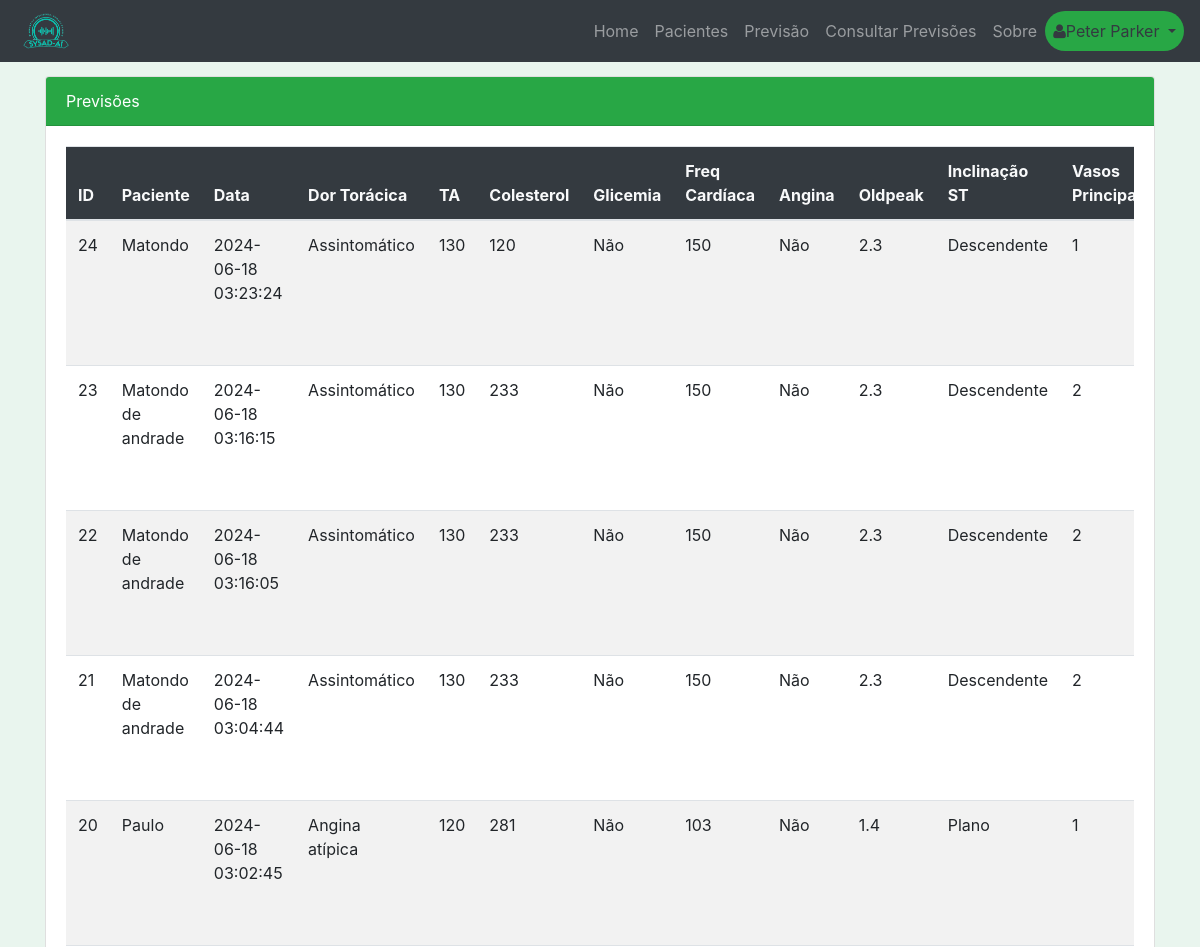
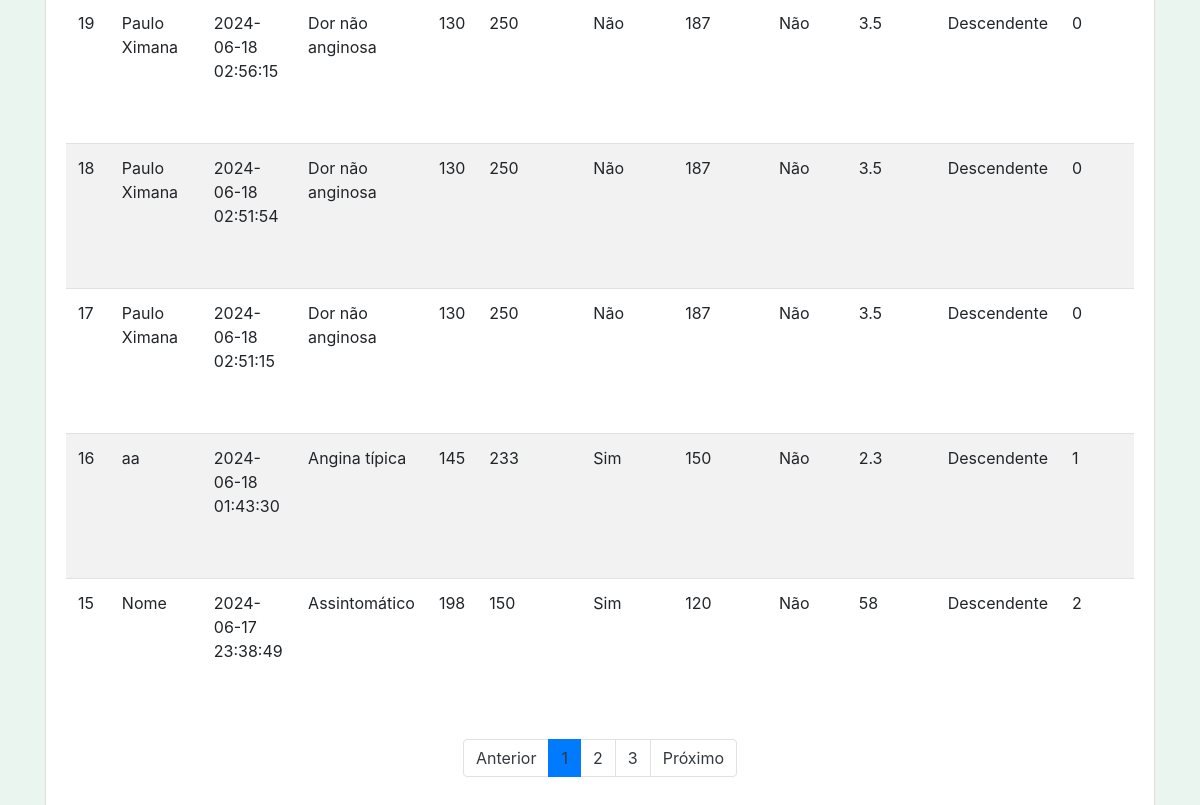
Before: /consultaPrevisao (signed in) with the older database file (2 pictures, top to bottom).
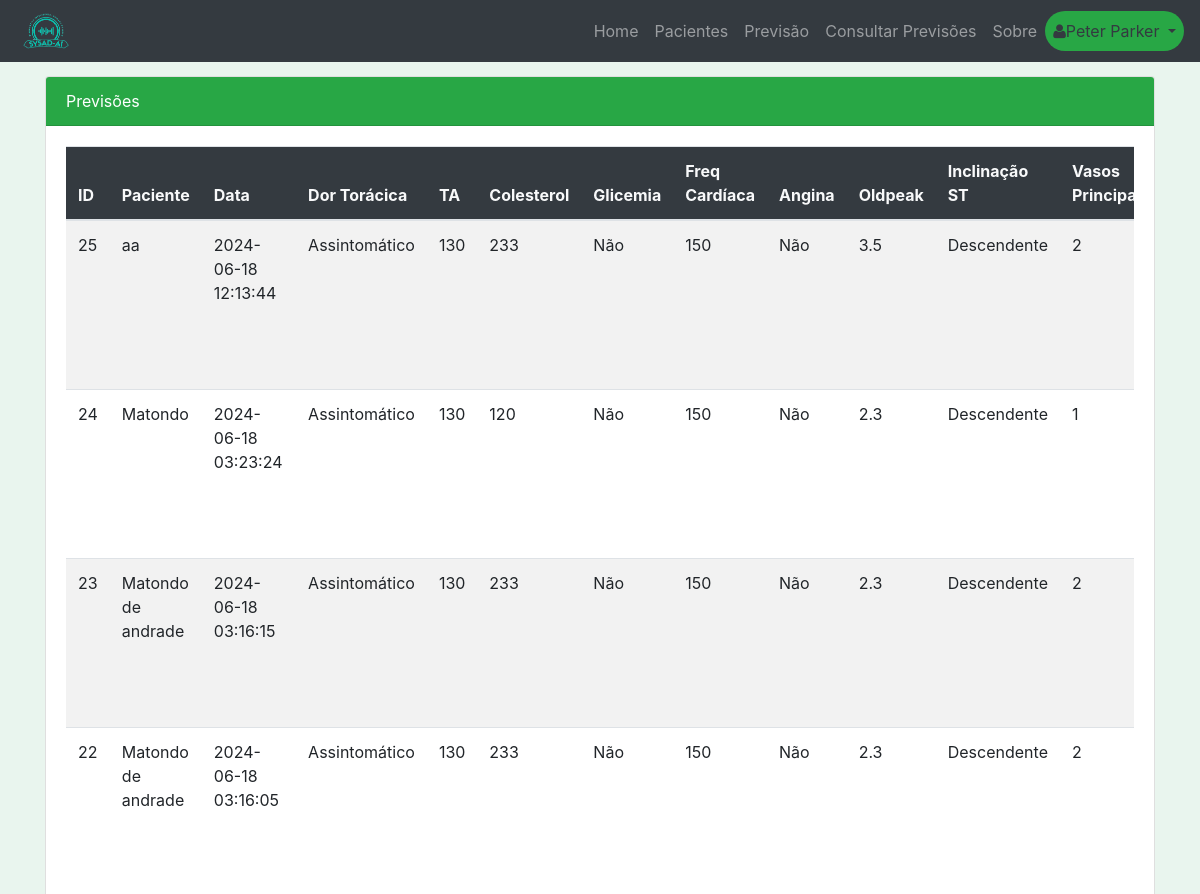
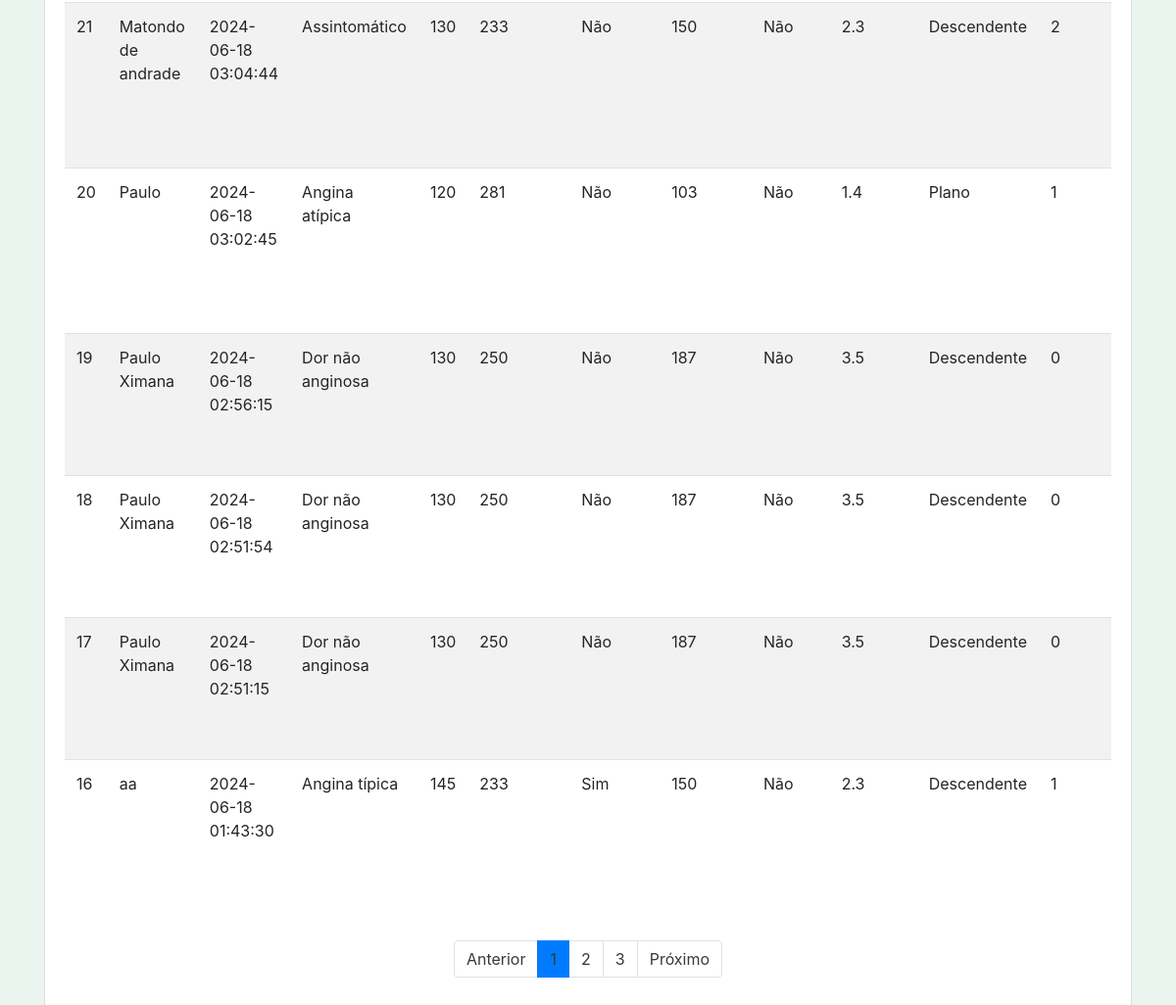
After: the same page with the newer database file (2 pictures, top to bottom).
### tables this page shows
CREATE TABLE "previsao" (
	"id"	INTEGER,
	"id_paciente"	INTEGER,
	"id_profissional"	INTEGER,
	"data"	DATETIME DEFAULT CURRENT_TIMESTAMP,
	"dor_toracica"	TEXT,
	"ta"	TEXT,
	"colesterol"	INTEGER,
	"glicemia"	TEXT,
	"resultados_eletrocardiograficos"	TEXT,
	"frequencia_cardiaca"	INTEGER,
	"angina"	TEXT,
	"oldpeak"	TEXT,
	"inclinacao_st"	TEXT,
	"num_vasos_principais"	INTEGER,
	"talassemia"	TEXT,
	"previsao"	TEXT,
	FOREIGN KEY("id_profissional") REFERENCES "profissional"("id"),
	PRIMARY KEY("id" AUTOINCREMENT),
	FOREIGN KEY("id_paciente") REFERENCES "paciente"("id")
);

CREATE TABLE "paciente" (
	"id"	INTEGER,
	"nome"	TEXT NOT NULL,
	"data_nascimento"	TEXT NOT NULL,
	"sexo"	TEXT NOT NULL,
	"endereco"	TEXT,
	"telefone"	TEXT,
	"email"	TEXT NOT NULL,
	"data_cadastro"	DATETIME DEFAULT CURRENT_TIMESTAMP,
	PRIMARY KEY("id" AUTOINCREMENT)
);

### app.py (the view)
@app.route('/consultaPrevisao')
def consultaPrevisao():
    if 'user_id' in session:
        user_id = session['user_id']
        db = get_db()
        cursor = db.cursor()
        page = request.args.get('page', 1, type=int)
        per_page = 10  # Número de registros por página
        offset = (page - 1) * per_page
        cursor.execute('''
            SELECT p.*, pa.nome AS paciente_nome, pa.id AS paciente_id, pa.data_nascimento, pa.sexo, pa.endereco, pa.telefone, pa.email
            FROM previsao p
            JOIN paciente pa ON p.id_paciente = pa.id
            WHERE p.id_profissional = ?
            ORDER BY p.id DESC
            LIMIT ? OFFSET ?
        ''', (user_id, per_page, offset))
        previsoes = cursor.fetchall()
        cursor.execute('''
            SELECT COUNT(*)
            FROM previsao p
            JOIN paciente pa ON p.id_paciente = pa.id
            WHERE p.id_profissional = ?
        ''', (user_id,))
        total_previsoes = cursor.fetchone()[0]
        total_pages = (total_previsoes + per_page - 1) // per_page
        return render_template('consultaPrevisao.html', previsoes=previsoes, page=page, total_pages=total_pages)
    return redirect(url_for('login'))

### app.py (called while the page is built)
def get_db():
    conn = sqlite3.connect(DATABASE)
    conn.row_factory = sqlite3.Row
    return conn

### templates/consultaPrevisao.html (shortened to what this page needs)
{% extends "base.html" %}
{% block content %}
<div class="card">
  <div class="card-header bg-success text-white">
    Previsões
  </div>
  <div class="card-body">
    {% if previsoes %}
    <table class="table table-striped table-hover table-responsive">
      <thead class="bg-dark text-light">
        <tr>
          <th>ID</th>
          <th>Paciente</th>
          <th>Data</th>
          <th>Dor Torácica</th>
          <th>TA</th>
          <th>Colesterol</th>
          <th>Glicemia</th>
          <th>Freq Cardíaca</th>
          <th>Angina</th>
          <th>Oldpeak</th>
          <th>Inclinação ST</th>
          <th>Vasos Principais</th>
        </tr>
      </thead>
      <tbody>
        {% for previsao in previsoes %}
        <tr>
          <td>{{ previsao.id }}</td>
          <td>{{ previsao.paciente_nome }}</td>
          <td>{{ previsao.data }}</td>
          <td>{{ previsao.dor_toracica }}</td>
          <td>{{ previsao.ta }}</td>
          <td>{{ previsao.colesterol }}</td>
          <td>{{ previsao.glicemia }}</td>
          <td>{{ previsao.frequencia_cardiaca }}</td>
          <td>{{ previsao.angina }}</td>
          <td>{{ previsao.oldpeak }}</td>
          <td>{{ previsao.inclinacao_st }}</td>
          <td>{{ previsao.num_vasos_principais }}</td>
        </tr>
        {% endfor %}
      </tbody>
    </table>
    <nav aria-label="Page navigation">
      <ul class="pagination justify-content-center">
          <li class="page-item {% if page <= 1 %}disabled{% endif %}">
              <a class="page-link text-dark" href="{{ url_for('consultaPrevisao', page=page-1) }}" tabindex="-1">Anterior</a>
          </li>
          {% for p in range(1, total_pages + 1) %}
          <li class="page-item {% if p == page %}active {% endif %}">
              <a class="page-link text-dark" href="{{ url_for('consultaPrevisao', page=p) }}">{{ p }}</a>
          </li>
          {% endfor %}
          <li class="page-item {% if page >= total_pages %}disabled{% endif %}">
              <a class="page-link text-dark" href="{{ url_for('consultaPrevisao', page=page+1) }}">Próximo</a>
          </li>
      </ul>
  </nav>
    {% else %}
    <p>Sem previsões feitas.</p>
    {% endif %}
  </div>
</div>
{% endblock %}

Changed rows visible on the page:
no longer on this page (row unchanged): previsao: id "15", paciente_nome "Nome", data "2024-06-17 23:38:49", dor_toracica "Assintomático", ta "198", colesterol "150", glicemia "Sim", frequencia_cardiaca "120", angina "Não", oldpeak "58", inclinacao_st "Descendente", num_vasos_principais "2"
added previsao: id "25", paciente_nome "aa", data "2024-06-18 12:13:44", dor_toracica "Assintomático", ta "130", colesterol "233", glicemia "Não", frequencia_cardiaca "150", angina "Não", oldpeak "3.5", inclinacao_st "Descendente", num_vasos_principais "2"
